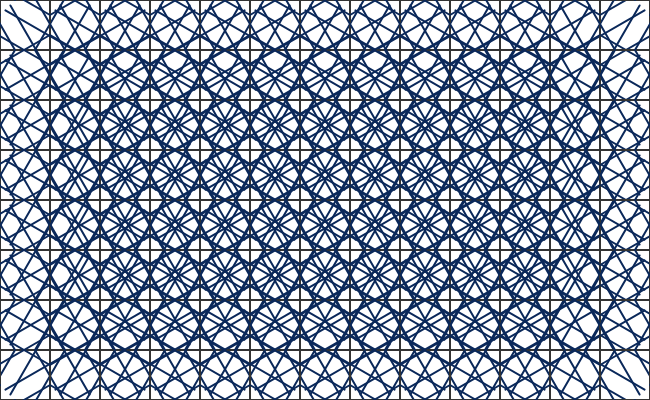
Frame 1 (no input)
Frame 60 (no input): identical to frame 1, image omitted
Frame 120 (the mouse pressed at the canvas centre since frame 60): identical to frame 1, image omitted

The p5.js sketch that drew this single still picture (run headless with seeded random() and noise() and a simulated clock; from frame 60 on, the mouse is pressed at the canvas centre):

// p5.js sketch
// ── sketch.js
/**
 * Work through visualizing Islamic Star Patterns based on a Waterloo University Paper
 *
 * http://www.cgl.uwaterloo.ca/csk/projects/starpatterns/
 * http://paulbourke.net/geometry/pointlineplane/
 * https://www.youtube.com/watch?v=FBn6VgoF3fE
 * https://twitter.com/gabrielweymouth/status/826890126747906048
 * https://en.wikipedia.org/wiki/Law_of_sines
 */

let polys = []

let angle = 75
let delta = 10

let deltaSlider, angleSlider

function setup() {
  createCanvas(650, 400)

  createP('Delta is the gap in the edge intersection')
  deltaSlider = createSlider(0, 25, 10)
  createP('Change the angle from the delta point')
  angleSlider = createSlider(0, 90, 60)

  const inc = 50
  for (let x = 0; x < width; x += inc) {
    for (let y = 0; y < height; y += inc) {
      let poly = new Polygon(10)
      poly.addVertex(x, y)
      poly.addVertex(x + inc, y)
      poly.addVertex(x + inc, y + inc)
      poly.addVertex(x, y + inc)
      poly.close()
      polys.push(poly)
    }
  }
}

function draw() {
  background(255)

  angle = angleSlider.value()
  delta = deltaSlider.value()

  for (let p of polys) {
    p.hankin()
    p.show()
  }
}

// ── edge.js
class Edge {
  // a and b are endpoints
  constructor(a, b) {
    this.a = a
    this.b = b
    this.h1 = undefined
    this.h2 = undefined
  }

  hankin (sides) {
    let mid = p5.Vector.add(this.a, this.b)
    mid.mult(0.5)

    let offset1 = mid
    let offset2 = mid

    let v1 = p5.Vector.sub(this.a, mid)
    let v2 = p5.Vector.sub(this.b, mid)

    // Edge length
    let elen = v1.mag() + delta

    if (delta) {
      v1.setMag(delta)
      v2.setMag(delta)
      offset1 = p5.Vector.add(mid, v2)
      offset2 = p5.Vector.add(mid, v1)
    }

    v1.normalize().rotate(radians(-angle))
    v2.normalize().rotate(radians(angle))

    // Law of sines
    let interior = (sides - 2) * PI / sides
    let alpha = interior * 0.5
    let beta = PI - radians(angle) - alpha
    let hlen = (elen  * sin(alpha)) / sin(angle)

    v1.setMag(hlen)
    v2.setMag(hlen)

    this.h1 = new Hankin(offset1, v1)
    this.h2 = new Hankin(offset2, v2)
  }

  show() {
    stroke(51)
    strokeWeight(2)
    line(this.a.x, this.a.y, this.b.x, this.b.y)
    this.h1.show()
    this.h2.show()
  }
}

// ── hankin.js
class Hankin {
  constructor (a, v) {
    this.a = a
    this.v = v
    this.b = p5.Vector.add(a, v)
  }

  show () {
    stroke(10, 40, 90)
    strokeWeight(2)
    line(this.a.x, this.a.y, this.b.x, this.b.y)

//     // Debuging
//     // Circle where two lines start
//     circle(this.a.x, this.a.y, 4)

//     // Debuging purpose circle where two lines end
//     if (this.end) {
//       fill(255, 255, 0)
//       circle(this.b.x, this.b.y, 4)
//     }

  }
}

// ── polygon.js
class Polygon {
  constructor(n) {
    this.edges = []
    this.vertices = []
    this.sides = n
  }

  addVertex(x, y) {
    let a = createVector(x, y)
    let total = this.vertices.length

    if (total) {
      let prev = this.vertices[total - 1]
      let edge = new Edge(prev, a)
      this.edges.push(edge)
    }

    this.vertices.push(a)
  }

  close() {
    let first = this.vertices[0]
    let last = this.vertices.slice(-1).pop()
    let edge = new Edge(last, first)
    this.edges.push(edge)
  }

  hankin() {
    for (let e of this.edges) {
      e.hankin(this.sides)
    }
  }

  show() {
    for (let e of this.edges) {
      e.show()
    }
  }
}
